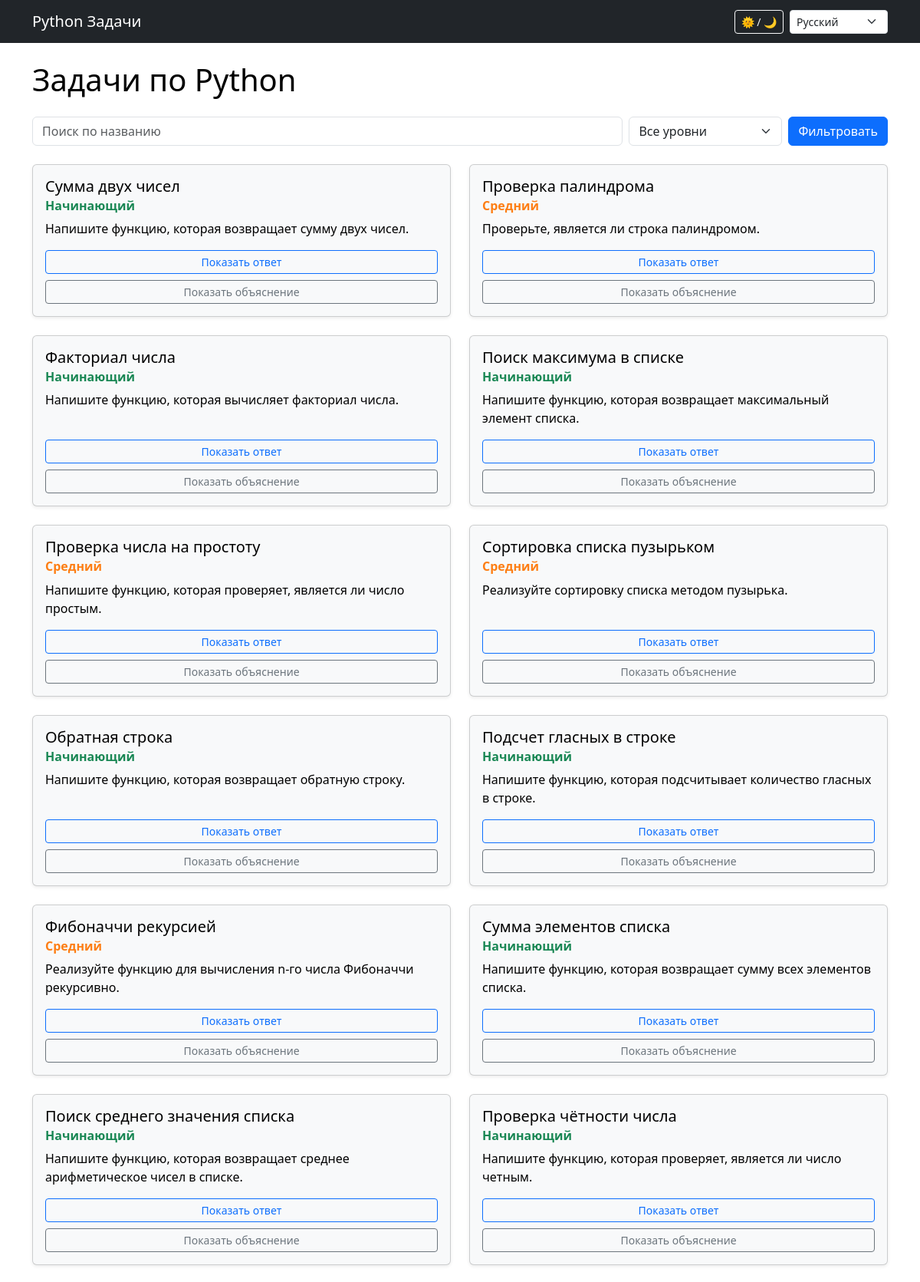
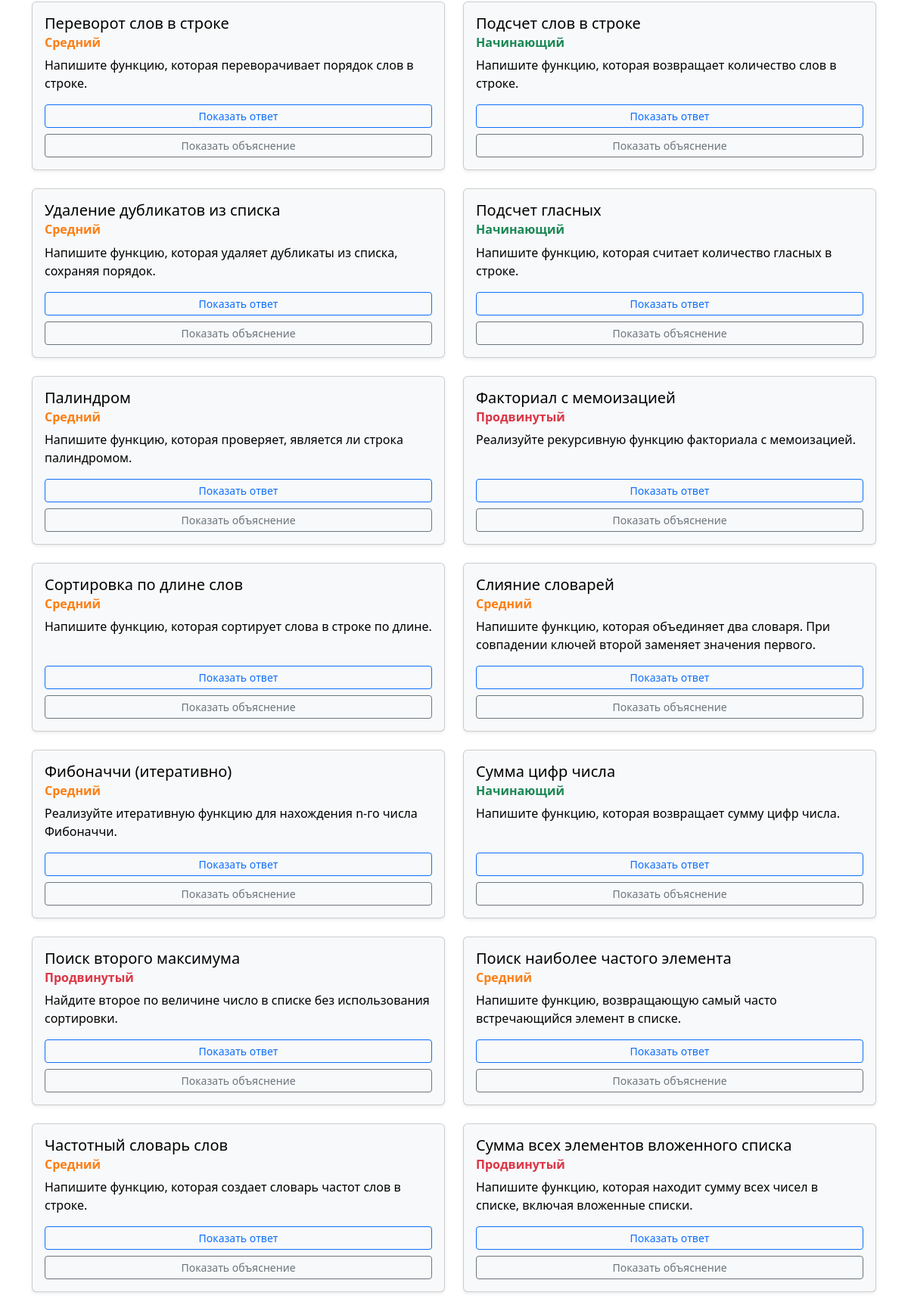
Page /ru/ (upper part) on the committed database (2 pictures, top to bottom).
### tasks/models.py (models this page shows, shortened)
class Task(models.Model):
    LEVEL_CHOICES = [
        ('beginner', _('Начинающий')),
        ('intermediate', _('Средний')),
        ('advanced', _('Продвинутый')),
    ]
    title_ru = models.CharField(max_length=200, default='')
    title_en = models.CharField(max_length=200, default='')
    description_ru = models.TextField(default='')
    description_en = models.TextField(default='')
    answer_code = models.TextField(default='')
    explanation_ru = models.TextField(default='')
    explanation_en = models.TextField(default='')
    level = models.CharField(max_length=20, choices=LEVEL_CHOICES)
    def get_title(self, lang):
        return self.title_en if lang == 'en' else self.title_ru
    def get_description(self, lang):
        return self.description_en if lang == 'en' else self.description_ru
    def get_explanation(self, lang):
        return self.explanation_en if lang == 'en' else self.explanation_ru

### tasks/views.py (the view)
# urls.py: path('', RedirectView.as_view(pattern_name='tasks:task_list', permanent=False)),  # редирект с корня на текущий язык
def task_list(request):
    lang = get_language()
    q = request.GET.get('q', '').strip()
    level_filter = request.GET.get('level', '').strip()
    tasks = Task.objects.all()
    if level_filter in ['beginner', 'intermediate', 'advanced']:
        tasks = tasks.filter(level=level_filter)
    if q:
        tasks = tasks.filter(
            Q(title_ru__icontains=q) | Q(title_en__icontains=q)
        )
    for task in tasks:
        task.title = task.get_title(lang)
        task.description = task.get_description(lang)
        task.explanation = task.get_explanation(lang)
        task.level_display = task.get_level_display()
    context = {
        'tasks': tasks,
        'q': q,
        'level_filter': level_filter,
    }
    return render(request, 'tasks/task_list.html', context)

### tasks/templates/tasks/task_list.html (shortened to what this page needs)
{% load i18n %}
{% get_current_language as LANGUAGE_CODE %}
<!DOCTYPE html>
<html lang="{{ LANGUAGE_CODE }}">
<head>
    <link href="https://cdn.jsdelivr.net/npm/bootstrap@5.3.0/dist/css/bootstrap.min.css" rel="stylesheet" />
    <link href="https://cdn.jsdelivr.net/npm/prismjs@1.29.0/themes/prism-tomorrow.min.css" rel="stylesheet" />
</head>
<body>
<nav class="navbar navbar-expand-lg navbar-dark bg-dark mb-4">
  <div class="container">
    <a class="navbar-brand" href="#">{% trans "Python Задачи" %}</a>
    <div class="ms-auto d-flex align-items-center gap-2">
        <button id="themeToggle" class="btn btn-outline-light btn-sm">🌞 / 🌙</button>
        <form action="{% url 'set_language' %}" method="post" class="d-inline">
          <select name="language" onchange="this.form.submit()" class="form-select form-select-sm">
            {% get_available_languages as LANGUAGES %}
            {% for lang_code, lang_name in LANGUAGES %}
              <option value="{{ lang_code }}" {% if lang_code == LANGUAGE_CODE %}selected{% endif %}>
                {{ lang_name }}
              </option>
            {% endfor %}
          </select>
        </form>
    </div>
  </div>
</nav>
<div class="container">
    <h1 class="mb-4">{% trans "Задачи по Python" %}</h1>
    <form method="get" class="mb-4 d-flex gap-2 align-items-center">
        <input
            type="text"
            name="q"
            placeholder="{% trans 'Поиск по названию' %}"
            value="{{ q }}"
            class="form-control"
        />
        <select name="level" class="form-select" style="max-width: 200px;">
            <option value="">{% trans "Все уровни" %}</option>
        </select>
        <button type="submit" class="btn btn-primary">{% trans "Фильтровать" %}</button>
    </form>
    <div class="row row-cols-1 row-cols-md-2 g-4">
    {% for task in tasks %}
      <div class="col">
        <div class="card h-100 shadow-sm">
          <div class="card-body d-flex flex-column">
            <h5 class="card-title">{{ task.title }}</h5>
            <h6 class="card-subtitle mb-2 level-{{ task.level }}">{{ task.get_level_display }}</h6>
            <p class="card-text">{{ task.description|linebreaksbr }}</p>
            <button class="btn btn-outline-primary btn-sm mt-auto" data-bs-toggle="collapse" data-bs-target="#answer-{{ forloop.counter }}" aria-expanded="false" aria-controls="answer-{{ forloop.counter }}">
              {% trans "Показать ответ" %}
            </button>
            <button class="btn btn-outline-secondary btn-sm mt-2" data-bs-toggle="collapse" data-bs-target="#explanation-{{ forloop.counter }}" aria-expanded="false" aria-controls="explanation-{{ forloop.counter }}">
              {% trans "Показать объяснение" %}
            </button>
          </div>
        </div>
      </div>
    {% empty %}
      <p>{% trans "Нет задач по заданным критериям." %}</p>
    {% endfor %}
    </div>
</div>
</body>
</html>

### tasks/templates/tasks/task_list.html (style rules this page uses)
:root { --bg-color: #ffffff; --text-color: #000000; --card-bg: #f8f9fa; }
body { background-color: var(--bg-color); color: var(--text-color); }
.card { background-color: var(--card-bg); color: var(--text-color); }
.level-beginner { color: #198754; font-weight: 600; }
.level-intermediate { color: #fd7e14; font-weight: 600; }
.level-advanced { color: #dc3545; font-weight: 600; }

### rows in the picture
Task: title "Сумма двух чисел", level "Начинающий", description "Напишите функцию, которая возвращает сумму двух чисел."
Task: title "Проверка палиндрома", level "Средний", description "Проверьте, является ли строка палиндромом."
Task: title "Факториал числа", level "Начинающий", description "Напишите функцию, которая вычисляет факториал числа."
Task: title "Поиск максимума в списке", level "Начинающий", description "Напишите функцию, которая возвращает максимальный элемент списка."
Task: title "Проверка числа на простоту", level "Средний", description "Напишите функцию, которая проверяет, является ли число простым."
Task: title "Сортировка списка пузырьком", level "Средний", description "Реализуйте сортировку списка методом пузырька."
Task: title "Обратная строка", level "Начинающий", description "Напишите функцию, которая возвращает обратную строку."
Task: title "Подсчет гласных в строке", level "Начинающий", description "Напишите функцию, которая подсчитывает количество гласных в строке."
Task: title "Фибоначчи рекурсией", level "Средний", description "Реализуйте функцию для вычисления n-го числа Фибоначчи рекурсивно."
Task: title "Сумма элементов списка", level "Начинающий", description "Напишите функцию, которая возвращает сумму всех элементов списка."
Task: title "Поиск среднего значения списка", level "Начинающий", description "Напишите функцию, которая возвращает среднее арифметическое чисел в списке."
Task: title "Проверка чётности числа", level "Начинающий", description "Напишите функцию, которая проверяет, является ли число четным."
Task: title "Переворот слов в строке", level "Средний", description "Напишите функцию, которая переворачивает порядок слов в строке."
Task: title "Подсчет слов в строке", level "Начинающий", description "Напишите функцию, которая возвращает количество слов в строке."
Task: title "Удаление дубликатов из списка", level "Средний", description "Напишите функцию, которая удаляет дубликаты из списка, сохраняя порядок."
Task: title "Подсчет гласных", level "Начинающий", description "Напишите функцию, которая считает количество гласных в строке."
Task: title "Палиндром", level "Средний", description "Напишите функцию, которая проверяет, является ли строка палиндромом."
Task: title "Факториал с мемоизацией", level "Продвинутый", description "Реализуйте рекурсивную функцию факториала с мемоизацией."
Task: title "Сортировка по длине слов", level "Средний", description "Напишите функцию, которая сортирует слова в строке по длине."
Task: title "Слияние словарей", level "Средний", description "Напишите функцию, которая объединяет два словаря. При совпадении ключей второй заменяет значения первого."
Task: title "Фибоначчи (итеративно)", level "Средний", description "Реализуйте итеративную функцию для нахождения n-го числа Фибоначчи."
Task: title "Сумма цифр числа", level "Начинающий", description "Напишите функцию, которая возвращает сумму цифр числа."
Task: title "Поиск второго максимума", level "Продвинутый", description "Найдите второе по величине число в списке без использования сортировки."
Task: title "Поиск наиболее частого элемента", level "Средний", description "Напишите функцию, возвращающую самый часто встречающийся элемент в списке."
Task: title "Частотный словарь слов", level "Средний", description "Напишите функцию, которая создает словарь частот слов в строке."
Task: title "Сумма всех элементов вложенного списка", level "Продвинутый", description "Напишите функцию, которая находит сумму всех чисел в списке, включая вложенные списки."

### other values in the picture
form field language "Русский"
